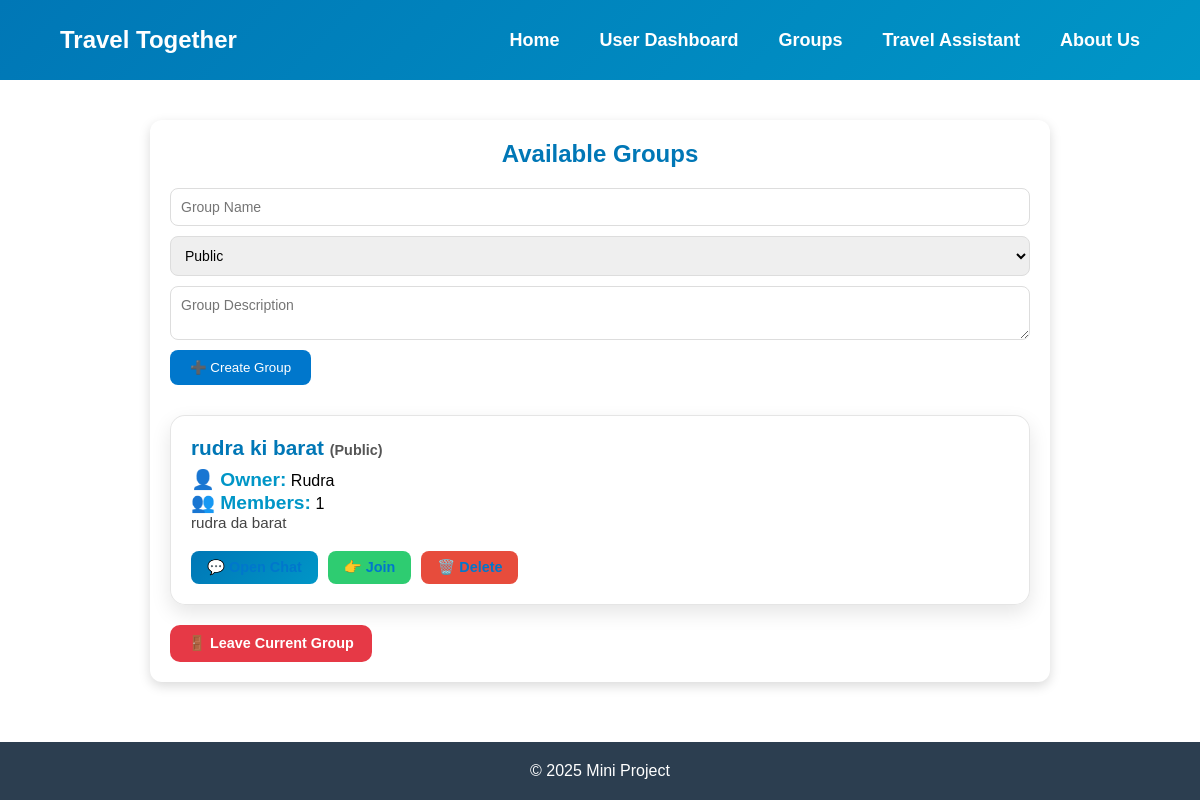
The app's page /groups (signed in), older data.
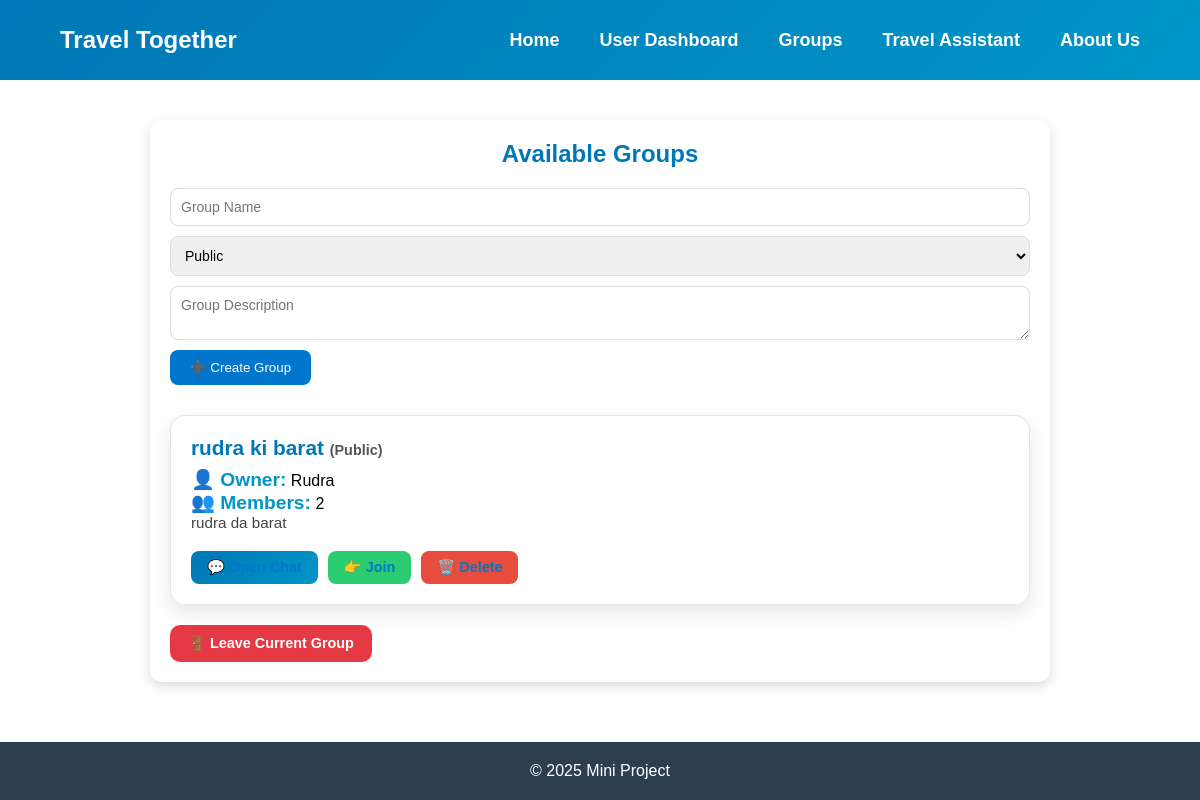
The same page, newer data.
### tables this page shows
CREATE TABLE Groups (
        group_id TEXT PRIMARY KEY,
        group_name TEXT NOT NULL,
        group_description TEXT,
        group_type TEXT NOT NULL CHECK(group_type IN ('Public', 'Private')),
        owner_id TEXT NOT NULL,
        member_count INTEGER DEFAULT 1,
        member_list TEXT,
        created_at TEXT DEFAULT CURRENT_TIMESTAMP,
        FOREIGN KEY (owner_id) REFERENCES Users (userid) ON DELETE CASCADE
    );

CREATE TABLE Users (
        userid TEXT PRIMARY KEY,
        username TEXT UNIQUE NOT NULL,
        password TEXT NOT NULL,
        email TEXT UNIQUE NOT NULL,
        phone_no TEXT UNIQUE,
        gender TEXT CHECK(gender IN ('Male', 'Female', 'Other')),
        marital_status TEXT CHECK(marital_status IN ('Single', 'Married', 'Divorced', 'Widowed')),
        profile_picture TEXT,
        bio TEXT,
        current_group_id TEXT,
        created_at TEXT DEFAULT CURRENT_TIMESTAMP,
        FOREIGN KEY (current_group_id) REFERENCES Groups (group_id) ON DELETE SET NULL
    );

### app.py (the view, shortened to what this page needs)
@app.route('/groups', methods=["GET", "POST"])
def groups():
    username = session.get("username")
    if not username:
        flash("⚠️ You must be logged in to manage groups.")
        return redirect("/auth")
    conn = database.get_db_connection()
    cursor = conn.cursor()
    cursor.execute("SELECT * FROM Users WHERE username=?", (username,))
    user = cursor.fetchone()
    conn.close()
    conn = database.get_db_connection()
    cursor = conn.cursor()
    cursor.execute("""
        SELECT g.group_id, g.group_name, g.group_type, g.group_description,
               u.username as owner_name, g.member_count
        FROM Groups g
        JOIN Users u ON g.owner_id = u.userid
    """)
    groups = cursor.fetchall()
    conn.close()
    return render_template('groups.html', groups=groups, user=user)

### database.py (called while the page is built)
def get_db_connection():
    conn = sqlite3.connect('travel_together.db')
    conn.row_factory = sqlite3.Row
    conn.execute("PRAGMA foreign_keys = ON;")
    return conn

### templates/groups.html (shortened to what this page needs)
<!DOCTYPE html>
<html lang="en">
<head>
    <link rel="stylesheet" href="/static/style.css">
</head>
<body>
    <header class="navbar">
        <div class="logo">Travel Together</div>
        <nav class="nav-links" id="nav-links">
            <a href="/home">Home</a>
            <a href="/user">User Dashboard</a>
            <a href="/groups">Groups</a>
            <a href="/travel">Travel Assistant</a>
            <a href="/about">About Us</a>
        </nav>
    </header>
    <main>
        <div class="groups-container">
            <h2>Available Groups</h2>
            <form method="POST" action="/groups" class="group-form">
                <input type="text" name="group_name" placeholder="Group Name" required>
                <select name="group_type" required>
                    <option value="Public">Public</option>
                </select>
                <textarea name="group_description" placeholder="Group Description"></textarea>
                <button type="submit">➕ Create Group</button>
            </form>
            {% if groups %}
                <ul class="group-list">
    {% for group in groups %}
        <li class="group-item">
            <h3>{{ group['group_name'] }} <span class="type">({{ group['group_type'] }})</span></h3>
            <p><strong>👤 Owner:</strong> {{ group['owner_name'] }}</p>
            <p><strong>👥 Members:</strong> {{ group['member_count'] }}</p>
            <p class="desc">{{ group['group_description'] or "No description" }}</p>
            <div class="group-actions">
                <a href="/groups/chat/{{ group['group_id'] }}" class="btn chat-btn">
                    💬 Open Chat
                </a>
                {% if not group['is_member'] %}
                    <a href="/groups/join/{{ group['group_id'] }}" class="btn join-btn">👉 Join</a>
                {% endif %}
                {% if user['username'] == group['owner_name'] %}
                    <a href="/groups/delete/{{ group['group_id'] }}"
                       class="btn delete-btn"
                       onclick="return confirm('Are you sure you want to delete this group?');">
                       🗑️ Delete
                    </a>
                {% endif %}
            </div>
        </li>
    {% endfor %}
</ul>
<a href="/groups/leave" class="btn leave-btn">🚪 Leave Current Group</a>
            {% else %}
                <p>No groups available yet.</p>
            {% endif %}
        </div>
    </main>
    <footer>
        <p>© 2025 Mini Project</p>
    </footer>
</body>
</html>

Row changes from the older to the newer data that the page shows:
changed Groups "rudra ki barat": member_count "1" → "2"
